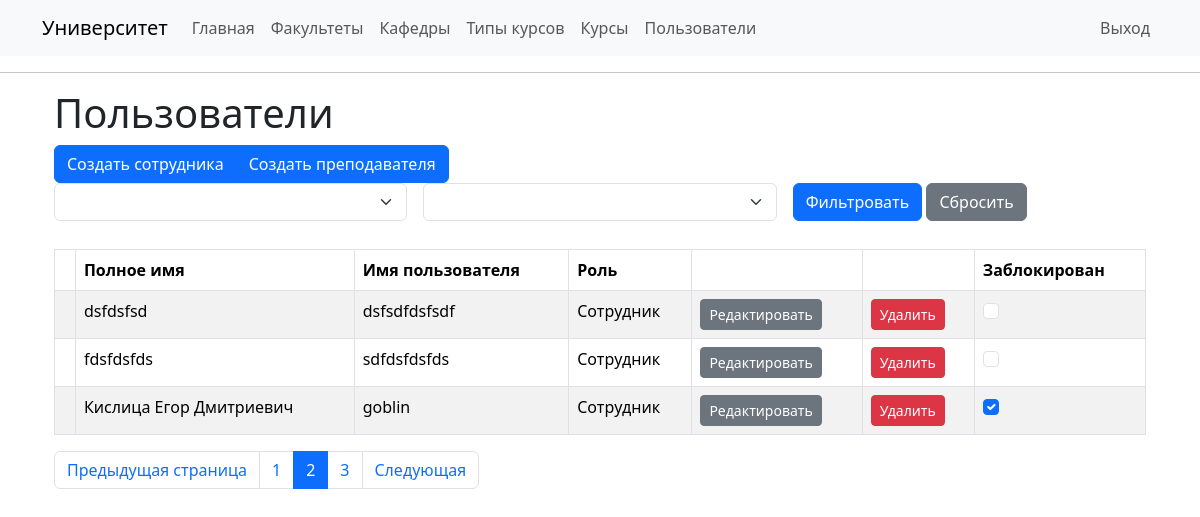
/users?page=2 (signed in), run on the app's committed database.
### app/models/user.py (models this page shows, shortened)
class User(UserMixin, db.Model):
    id: so.Mapped[int] = so.mapped_column(primary_key=True)
    username: so.Mapped[str] = so.mapped_column(
        sa.String(64), index=True, unique=True)
    full_name: so.Mapped[str] = so.mapped_column(
        sa.String(128))
    password_hash: so.Mapped[Optional[str]] = so.mapped_column(sa.String(256))
    role: so.Mapped[int] = so.mapped_column(sa.Integer, index=True)
    is_fired: so.Mapped[bool] = so.mapped_column(sa.Boolean, index=True, default=False)
    notifications: so.WriteOnlyMapped['Notification'] = so.relationship(
        back_populates='user', passive_deletes=True)
    departments: so.WriteOnlyMapped['Department'] = so.relationship(
        secondary=teachers_departments, primaryjoin=(teachers_departments.c.teacher_id == id), back_populates='teachers', passive_deletes=True)
    courses: so.WriteOnlyMapped['TeacherCourse'] = so.relationship(
        back_populates='teacher', passive_deletes=True)

### app/routes/user_routes.py (the view)
@app.route('/users')
@login_required
def users():
    page = request.args.get('page', 1, type=int)
    role = request.args.get('role', None, type=int)
    is_fired = request.args.get('is_fired', None, type=str)
    if is_fired == '':
        is_fired=None
    if is_fired is not None and is_fired == 'True':
        is_fired = True
    if is_fired is not None and is_fired == 'False':
        is_fired = False
    users = user_service.get_all_paginated(page, UserDTO(is_fired=is_fired, role=role))
    return render_template('users/users.html', title='Курсы', users=users)

### app/routes/__init__.py (called while the page is built)
@login.user_loader
def load_user(id):
  return user_service.get_by_id(id)

### app/services/user_service.py (called while the page is built)
def get_all_paginated(page: int, userDTO: UserDTO):
    try:
        query = sa.select(User)
        conditions = []
        if userDTO.role is not None:
            conditions.append(User.role == userDTO.role)
        if userDTO.is_fired is not None:
            conditions.append(User.is_fired == userDTO.is_fired)
        app.logger.info(f"условия {conditions}")
        if conditions:
            query = query.where(sa.and_(*conditions))
        query = query.order_by(User.full_name)
        return db.paginate(query, page=page, per_page=app.config['USERS_PER_PAGE'], error_out=False)
    except Exception as e:
        db.session.rollback()
        app.logger.error(e)
        raise Exception('Неизвестная ошибка')

def get_by_id(id: int):
    try:
        res = db.session.get(User, id)
        if res is None:
            raise ValueError(f'Пользователь с id = {id} не существует')
        return res
    except ValueError as e:
        db.session.rollback()
        app.logger.error(e)
        raise
    except Exception as e:
        db.session.rollback()
        app.logger.error(e)
        raise Exception('Неизвестная ошибка')

### app/templates/users/users.html (shortened to what this page needs)
{% extends "base.html" %}
{% block content %}
    <div class="container">
        <h1>Пользователи</h1>
        <div class="btn-group" role="group">
            <a class="btn btn-primary" href="{{ url_for('create_admin') }}" role="button">Создать сотрудника</a>
            <a class="btn btn-primary" href="{{ url_for('create_teacher') }}" role="button">Создать преподавателя</a>
        </div>
        <br>
        <form method="get" action="{{ url_for('users') }}" class="mb-1">
            <div class="row g-3">
                <div class="col-md-4">
                    <select name = 'is_fired' class="form-select">
                        <option value="" selected></option>
                        {% if request.args.get('is_fired') == 'True' %}
                            <option value="True" selected> Только заблокированные </option>
                        {% else %}
                            <option value="True"> Только заблокированные </option>
                        {% endif %}
                    </select>
                </div>
                <div class="col-md-4">
                    <select name = 'role' class="form-select">
                        <option value="" selected></option>
                        {% if request.args.get('role') == '0' %}
                            <option value=0 selected> Только сотрудники </option>
                        {% else %}
                            <option value=0> Только сотрудники </option>
                        {% endif %}
                    </select>
                </div>
                <div class="col-md-4">
                    <button type="submit" class="btn btn-primary">Фильтровать</button>
                    <a href="{{ url_for('users') }}" class="btn btn-secondary">Сбросить</a>
                </div>
            </div>
        </form>
        <br>
        <table id="users" class="table table-striped table-bordered" style="width:100%">
            <thead>
                <tr>
                    <th> </th>
                    <th> Полное имя </th>
                    <th> Имя пользователя </th>
                    <th> Роль</th>
                    <th></th>
                    <th></th>
                    <th> Заблокирован</th>
                </tr>
            </thead>
            <tbody>
                {% for user in users.items %}
                    <tr id="user{{ user.id }}">
                        <td></td>
                        <td>{{user.full_name}}</td>
                        <td>{{user.username}}</td>
                        <td>{{ 'Сотрудник' if user.role == 0 else 'Преподаватель' }}</td>
                        <td>
                            <a class="btn btn-sm btn-secondary" href="{{ url_for('edit_user', user_id=user.id) }}" role="button">Редактировать</a>
                        </td>
                        <td>
                            <button class="btn btn-danger btn-sm delete-btn"
                                    data-item-id="{{ user.id }}">
                                Удалить
                            </button>
                        </td>
                        <td>
                            {% if user.is_fired %}
                                <input class="form-check-input" type="checkbox" data-item-id="{{ user.id }}" checked>
                            {% else %}
                                <input class="form-check-input" type="checkbox" data-item-id="{{ user.id }}">
                            {% endif %}
                        </td>
                    </tr>
                {% endfor %}
            </tbody>
        </table>
        <ul class="pagination">
            {% if users.has_prev %}
             <li class="page-item"><a class="page-link" href="{{ url_for('users', page=users.prev_num, is_fired=request.args.get('is_fired'),
                role=request.args.get('role')) }}">Предыдущая страница</a></li>
            {% else %}
             <li class="page-item disabled"><span class="page-link">Предыдущая страница</span>
            {% endif %}
            {% for page in users.iter_pages(left_edge=2, right_edge=2, left_current=1, right_current=1) %}
            {% if page == users.page %}
             <li class="page-item active"><a class="page-link" href="{{ url_for('users', page=page, is_fired=request.args.get('is_fired'),
                role=request.args.get('role')) }}">{{ page }}</a></li>
            {% elif page %}
             <li class="page-item"><a class="page-link" href="{{ url_for('users', page=page, is_fired=request.args.get('is_fired'),
                role=request.args.get('role')) }}">{{ page }}</a></li>
            {% else %}
             <li class="page-item disabled" id="example_ellipsis"><a href="#" class="page-link">…</a></li>
            {% endif %}
            {% endfor %}
            {% if users.has_next %}
             <li class="page-item"><a class="page-link" href="{{ url_for('users', page=users.next_num, is_fired=request.args.get('is_fired'),
                role=request.args.get('role')) }}">Следующая</a></li>
            {% else %}
             <li class="page-item disabled"><span class="page-link">Следующая</span>
            {% endif %}
        </ul>
    </div>
{% endblock %}

### data on the page
User: full_name "dsfdsfsd", username "dsfsdfdsfsdf", role "Сотрудник"
User: full_name "fdsfdsfds", username "sdfdsfdsfds", role "Сотрудник"
User: full_name "Кислица Егор Дмитриевич", username "goblin", role "Сотрудник"

### other printed values
{{ page }} "1" "3"
{{ page }} "2"
